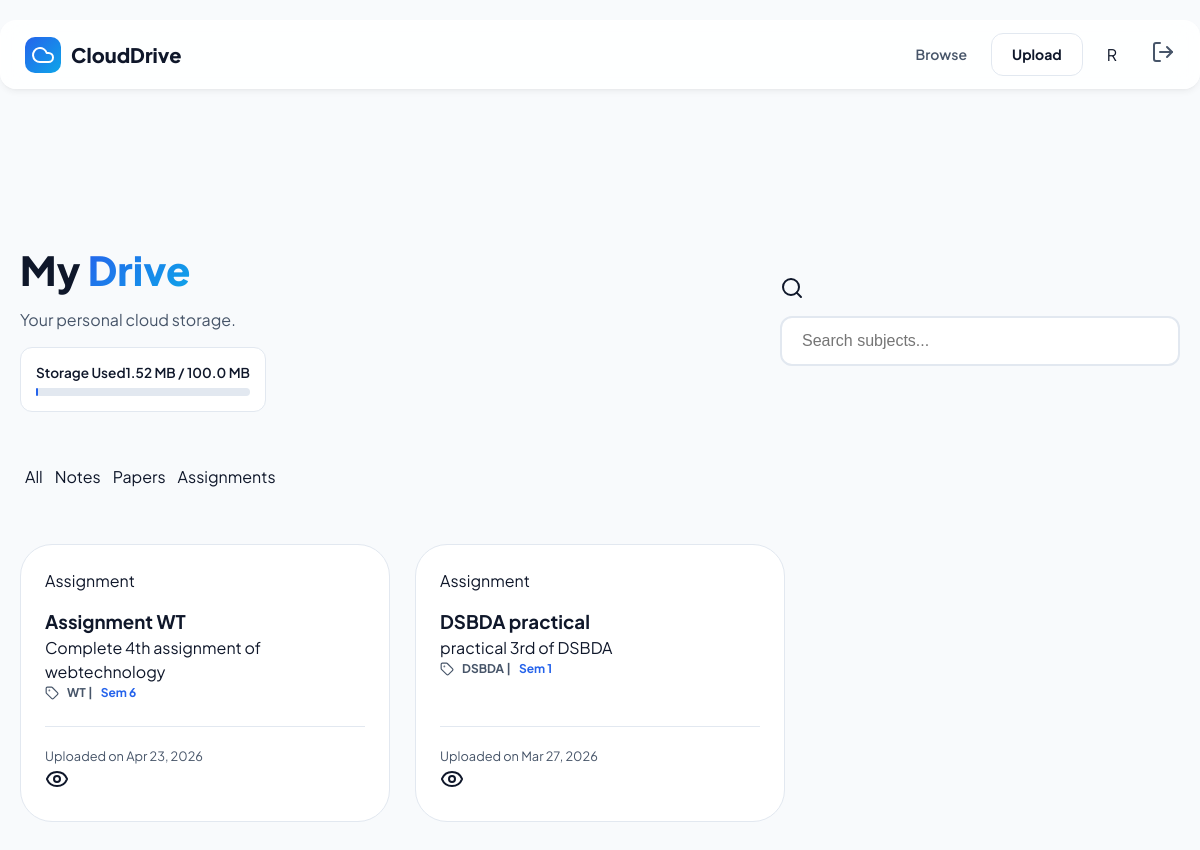
The page /browse/?category=Assignment (signed in) on the database its author committed.
### application/models.py (models this page shows, shortened)
class Material(models.Model):
    CATEGORY_CHOICES = [
        ('Notes', 'Notes'),
        ('Paper', 'Previous Year Papers'),
        ('Assignment', 'Assignments'),
    ]
    SEMESTER_CHOICES = [
        ('Sem 1', 'Semester 1'), ('Sem 2', 'Semester 2'),
        ('Sem 3', 'Semester 3'), ('Sem 4', 'Semester 4'),
        ('Sem 5', 'Semester 5'), ('Sem 6', 'Semester 6'),
        ('Sem 7', 'Semester 7'), ('Sem 8', 'Semester 8'),
    ]
    title = models.CharField(max_length=200)
    subject = models.CharField(max_length=100)
    semester = models.CharField(max_length=20, choices=SEMESTER_CHOICES, default='Sem 1')
    category = models.CharField(max_length=20, choices=CATEGORY_CHOICES)
    description = models.TextField(blank=True)
    file = models.FileField(upload_to='materials/')
    file_size = models.BigIntegerField(default=0)
    uploaded_by = models.ForeignKey(User, on_delete=models.CASCADE)
    uploaded_at = models.DateTimeField(auto_now_add=True)

### application/views.py (the view)
# urls.py: path('browse/', views.browse_materials, name='browse'),
@login_required(login_url='login')
def browse_materials(request):
    query = request.GET.get('search')
    category = request.GET.get('category')
    materials = Material.objects.filter(uploaded_by=request.user).order_by('-uploaded_at')
    if query:
        materials = materials.filter(
            Q(title__icontains=query) | Q(subject__icontains=query)
        )
    if category and category != 'All':
        materials = materials.filter(category=category)
    from django.db.models import Sum
    used_storage = Material.objects.filter(uploaded_by=request.user).aggregate(total=Sum('file_size'))['total'] or 0
    storage_limit = request.user.studentprofile.storage_limit
    context = {
        'materials': materials,
        'used_storage': used_storage,
        'storage_limit': storage_limit,
        'used_percentage': min(100, int((used_storage / storage_limit) * 100)) if storage_limit else 0,
        'used_storage_mb': round(used_storage / (1024 * 1024), 2),
        'storage_limit_mb': round(storage_limit / (1024 * 1024), 2)
    }
    return render(request, 'browse.html', context)

### templates/browse.html (shortened to what this page needs)
{% load static %}
<!DOCTYPE html>
<html lang="en">
<head>
    <link rel="stylesheet" href="{% static 'style.css' %}">
</head>
<body>
    <nav class="navbar">
        <div class="container nav-content">
            <a href="{% url 'index' %}" class="logo">
                <div class="logo-icon"><i data-lucide="cloud"></i></div>
                <span>CloudDrive</span>
            </a>
            <div class="nav-links">
                <a href="{% url 'browse' %}" class="nav-link active">Browse</a>
                <div id="nav-user" class="nav-links">
                    <a href="{% url 'upload' %}" class="btn btn-outline">Upload</a>
                    <div class="avatar" id="user-avatar">{{ user.username|slice:":1"|upper }}</div>
                    <form action="{% url 'logout' %}" method="post" style="display: inline; margin-left: 10px;">
                        <button type="submit" class="nav-link" style="border:none; background:none; cursor:pointer;">
                            <i data-lucide="log-out"></i>
                        </button>
                    </form>
                </div>
            </div>
        </div>
    </nav>
<main class="container">
    <header class="page-header">
        <div>
            <h1 style="font-size: 2.5rem; font-weight: 800; margin-bottom: 8px;">My <span class="gradient-text">Drive</span></h1>
            <p style="color: var(--text-muted);">Your personal cloud storage.</p>
            <div style="margin-top: 15px; background: white; padding: 15px; border-radius: 12px; border: 1px solid var(--border); width: 100%; max-width: 300px;">
                <div style="display: flex; justify-content: space-between; margin-bottom: 5px; font-size: 0.85rem; font-weight: 600;">
                    <span>Storage Used</span>
                    <span>{{ used_storage_mb }} MB / {{ storage_limit_mb }} MB</span>
                </div>
                <div style="width: 100%; background-color: #e2e8f0; border-radius: 999px; height: 8px;">
                    <div style="background-color: var(--primary); height: 8px; border-radius: 999px; width: {{ used_percentage }}%;"></div>
                </div>
            </div>
        </div>
        <div class="search-bar">
            <form method="GET" action="{% url 'browse' %}" id="search-form">
                <i data-lucide="search" class="search-icon"></i>
                <input type="text" name="search" id="search-input" placeholder="Search subjects..." class="search-input" value="{{ request.GET.search }}">
            </form>
        </div>
    </header>
    <div class="filters" id="filters">
        <a href="?category=" class="filter-btn {% if not request.GET.category %}active{% endif %}" data-cat="">All</a>
        <a href="?category=Notes" class="filter-btn {% if request.GET.category == 'Notes' %}active{% endif %}" data-cat="Notes">Notes</a>
        <a href="?category=Paper" class="filter-btn {% if request.GET.category == 'Paper' %}active{% endif %}" data-cat="Paper">Papers</a>
        <a href="?category=Assignment" class="filter-btn {% if request.GET.category == 'Assignment' %}active{% endif %}" data-cat="Assignment">Assignments</a>
    </div>
    <div class="grid" id="materials-grid" style="display: grid; grid-template-columns: repeat(auto-fill, minmax(320px, 1fr)); gap: 24px; align-items: stretch;">
        {% for m in materials %}
        <div class="card" style="display: flex; flex-direction: column; height: 100%; padding: 24px; position: relative;">
            <div style="flex-grow: 1;">
                <span class="card-tag tag-{{ m.category|lower }}">{{ m.category }}</span>
                <h3 class="card-title" style="margin-top: 15px;">{{ m.title }}</h3>
                <p class="card-desc">{{ m.description|truncatechars:80 }}</p>
                <div style="font-size: 0.75rem; font-weight: 700; color: var(--text-muted); margin-bottom: 24px; display: flex; align-items: center; gap: 8px;">
                    <i data-lucide="tag" style="width: 14px; height: 14px;"></i>
                    {{ m.subject }} | <span style="color: var(--primary);">{{ m.semester }}</span>
                </div>
            </div>
            <div class="card-footer" style="margin-top: auto; padding-top: 16px; border-top: 1px solid var(--border);">
                <div class="user-info">
                    <span class="user-name" style="color: var(--text-muted); font-size: 0.8rem;">Uploaded on {{ m.uploaded_at|date:"M d, Y" }}</span>
                </div>
                <div class="card-actions">
                    <a href="{% url 'view_material' m.pk %}" class="action-btn">
                        <i data-lucide="eye"></i>
                    </a>
                </div>
            </div>
        </div>
        {% empty %}
        <div style="grid-column: 1 / -1; text-align: center; padding: 60px; color: var(--text-muted);">
            <i data-lucide="folder-open" style="width: 48px; height: 48px; margin-bottom: 16px; opacity: 0.5;"></i>
            <p>No materials found matching your search.</p>
        </div>
        {% endfor %}
    </div>
</main>
</body>
</html>

### static/style.css (style rules this page uses)
body { padding-top: 100px; }
:root { --primary: #2563eb; --primary-hover: #1d4ed8; --secondary: #0ea5e9; --accent: #f59e0b; --bg: #f8fafc; --text: #0f172a; --text-muted: #475569; --card-bg: #ffffff; --border: #e2e8f0; --glass: rgba(255, 255, 255, 0.85); --shadow: 0 4px 6px -1px rgba(0, 0, 0, 0.05), 0 2px 4px -2px rgba(0, 0, 0, 0.05); --shadow-lg: 0 10px 15px -3px rgba(0, 0, 0, 0.05), 0 4px 6px -4px rgba(0, 0, 0, 0.02); }
body { transition: background-color 0.3s ease, color 0.3s ease; }
* { margin: 0; padding: 0; box-sizing: border-box; }
body { font-family: 'Plus Jakarta Sans', sans-serif; background-color: var(--bg); color: var(--text); line-height: 1.5; }
a { text-decoration: none; color: inherit; }
button { cursor: pointer; border: none; background: none; font-family: inherit; }
.container { max-width: 1200px; margin: 0 auto; padding: 0 20px; }
.navbar { position: fixed; top: 20px; left: 0; right: 0; z-index: 1000; }
.nav-content { background: var(--glass); backdrop-filter: blur(12px); border: 1px solid rgba(255, 255, 255, 0.3); border-radius: 16px; padding: 12px 24px; display: flex; justify-content: space-between; align-items: center; box-shadow: var(--shadow); }
.logo { display: flex; align-items: center; gap: 10px; font-weight: 800; font-size: 1.25rem; }
.logo-icon { width: 36px; height: 36px; background: linear-gradient(135deg, var(--primary), var(--secondary)); border-radius: 10px; display: flex; align-items: center; justify-content: center; color: white; }
.nav-links { display: flex; align-items: center; gap: 24px; }
.nav-link { font-size: 0.875rem; font-weight: 600; color: var(--text-muted); transition: color 0.2s; }
.btn { padding: 10px 20px; border-radius: 12px; font-weight: 700; font-size: 0.875rem; transition: all 0.2s; }
.btn-outline { background: var(--card-bg); border: 1px solid var(--border); color: var(--text); }
.gradient-text { background: linear-gradient(135deg, var(--primary), var(--secondary)); -webkit-background-clip: text; -webkit-text-fill-color: transparent; }
.page-header { padding-top: 140px; margin-bottom: 48px; display: flex; justify-content: space-between; align-items: center; flex-wrap: wrap; gap: 20px; }
.search-bar { position: relative; width: 100%; max-width: 400px; }
.search-input { width: 100%; padding: 14px 14px 14px 48px; background: var(--card-bg); border: 1px solid var(--border); border-radius: 16px; outline: none; transition: 0.3s; }
.grid { display: grid; grid-template-columns: repeat(auto-fill, minmax(320px, 1fr)); gap: 30px; padding-bottom: 60px; }
.card { background: var(--card-bg); padding: 30px; border-radius: 32px; border: 1px solid var(--border); display: flex; flex-direction: column; height: 100%; transition: all 0.3s ease; }
.filters { display: flex; gap: 12px; margin-bottom: 40px; overflow-x: auto; padding: 5px 5px 15px 5px; white-space: nowrap; -ms-overflow-style: none; scrollbar-width: none; }
.auth-input, input[type="text"], input[type="password"], input[type="email"] { width: 100%; padding: 14px 20px; margin: 10px 0; border-radius: 12px; border: 2px solid #e2e8f0; background: white; font-size: 1rem; transition: all 0.3s ease; box-sizing: border-box; }
.grid { display: grid !important; grid-template-columns: repeat(auto-fill, minmax(300px, 1fr)) !important; gap: 25px !important; align-items: stretch !important; }
.card { height: 100% !important; display: flex !important; flex-direction: column !important; justify-content: space-between !important; background: var(--card-bg); border: 1px solid var(--border); transition: transform 0.2s, box-shadow 0.2s; }

### rows shown on the page
Material: category "Assignment", title "Assignment WT", description "Complete 4th assignment of webtechnology", subject "WT", semester "Sem 6", uploaded_at "Apr 23, 2026"
Material: category "Assignment", title "DSBDA practical", description "practical 3rd of DSBDA", subject "DSBDA", semester "Sem 1", uploaded_at "Mar 27, 2026"

### other values the page prints
{{ user.username|slice:":1"|upper }} "R"
{{ used_storage_mb }} "1.52"
{{ storage_limit_mb }} "100.0"
